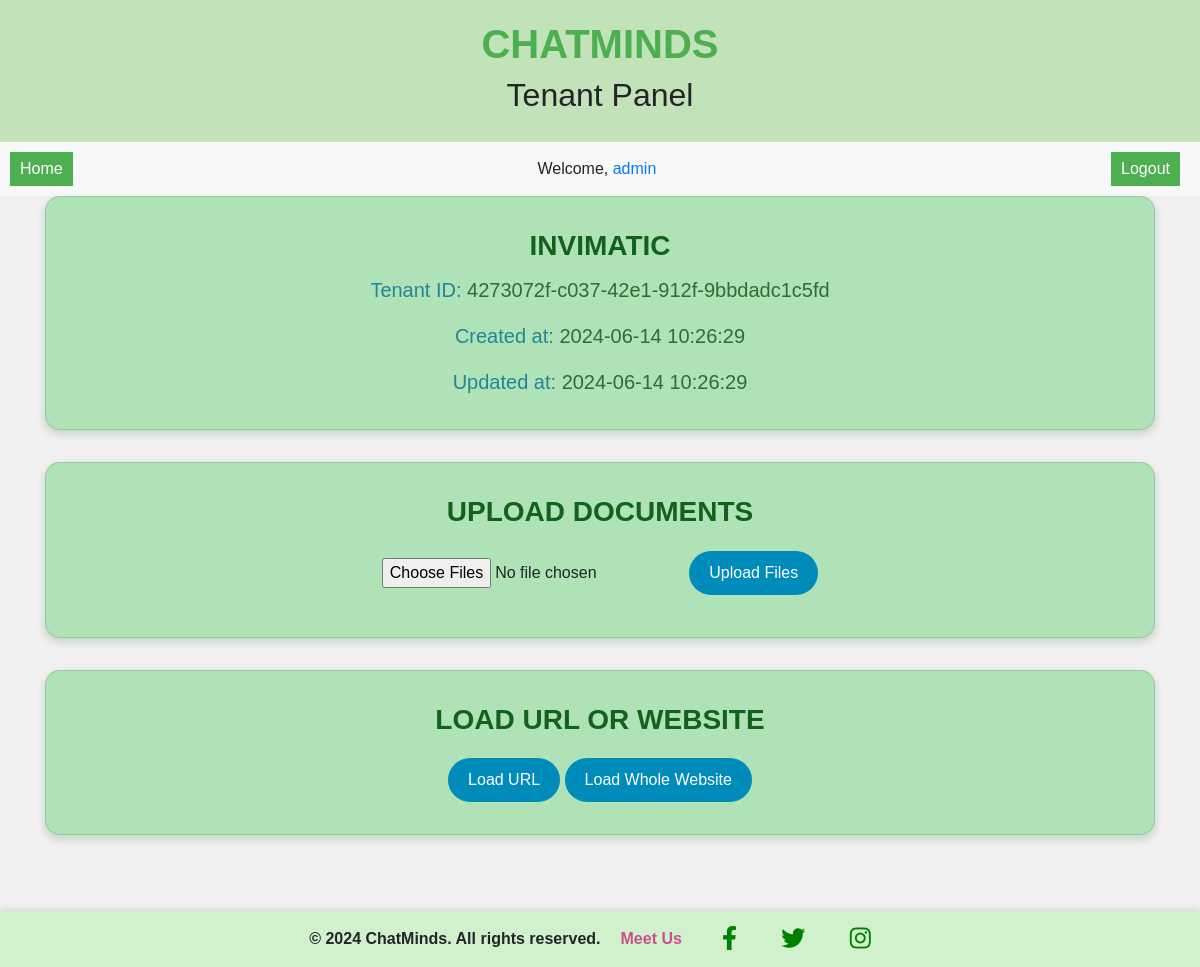
The app's page /load_documents/4273072f-c037-42e1-912f-9bbdadc1c5fd (signed in) with its own data.
### tables this page shows
CREATE TABLE tenants (
                        tenant_id TEXT PRIMARY KEY,
                        tenant_name TEXT,
                        created_at TIMESTAMP DEFAULT CURRENT_TIMESTAMP,
                        updated_at TIMESTAMP DEFAULT CURRENT_TIMESTAMP
                    );

### app.py (the view)
@app.route('/load_documents/<tenant_id>', methods=['GET'])
def load_documents(tenant_id):
    if not is_logged_in():
        return redirect(url_for('login'))
    user_role = session.get('role')
    if user_role == 'admin':
        home_url = '/'
    else:
        home_url = '/tenant_data/' + tenant_id
    conn, cursor = get_db_connection()
    cursor.execute('''SELECT * FROM tenants WHERE tenant_id = ?''', (tenant_id,))
    tenant = cursor.fetchone()
    conn.close()
    tenant_dict = {'tenant_id': tenant[0], 'tenant_name': tenant[1], 'created_at': tenant[2], 'updated_at': tenant[3]}
    return render_template('load_documents.html', username=session.get('username'), tenant=tenant_dict, home_url=home_url)

### app.py (called while the page is built)
def get_db_connection():
    conn = sqlite3.connect('askai.db', check_same_thread=False)
    cursor = conn.cursor()
    return conn, cursor

def is_logged_in():
    return 'username' in session

### templates/load_documents.html (shortened to what this page needs)
<!DOCTYPE html>
<html lang="en">
<head>
    <link rel="stylesheet" href="https://stackpath.bootstrapcdn.com/bootstrap/4.5.2/css/bootstrap.min.css">
    <link rel="stylesheet" href="https://cdnjs.cloudflare.com/ajax/libs/font-awesome/5.15.3/css/all.min.css">
</head>
<body>
    <div style="text-align: center; padding: 20px; background-color: #c2e2b9;">
        <h1 style="font-size: 2.5em; color: #4CAF50; font-weight: bold; text-transform: uppercase;">ChatMinds</h1>
        <h2>Tenant Panel</h2>
    </div>
    <nav>
        <a href="{{ home_url }}">
            <button>Home</button>
        </a>
        <p>Welcome, <span style="color: #4CAF50;"><a href="{{ user_profile_url }}">{{ username }}</a></span></p>
        <button onclick="logout()">Logout</button>
    </nav>
    <div class="container">
        <div class="row">
            <div class="col-12">
                <div class="card">
                    <div class="card-body">
                        <h5 class="card-title">{{ tenant.tenant_name }}</h5>
                        <p class="card-text"><span class="highlight">Tenant ID:</span> {{ tenant.tenant_id }}</p>
                        <p class="card-text"><span class="highlight">Created at:</span> {{ tenant.created_at }}</p>
                        <p class="card-text"><span class="highlight">Updated at:</span> {{ tenant.updated_at }}</p>
                    </div>
                </div>
            </div>
        </div>
    </div>
    <div class="container">
        <div class="card">
            <div class="card-body text-center">
                <h5 class="card-title">Upload Documents</h5>
                <input type="file" id="fileUpload" multiple style="margin-top: 10px;" onchange="toggleCancelButton()">
                <button class="btn-custom" onclick="uploadFiles()">Upload Files</button>
            </div>
        </div>
    </div>
    <div class="container">
        <div class="card">
            <div class="card-body text-center">
                <h5 class="card-title">Load URL or Website</h5>
                <button class="btn-custom" onclick="openUrlPopup()">Load URL</button>
                <button class="btn-custom" onclick="openWebsitePopup()">Load Whole Website</button>
            </div>
        </div>
    </div>
    <footer style="position: fixed; left: 0; bottom: 0; width: 100%; background-color: #d1f1cd; padding: 10px; display: flex; justify-content: center; align-items: center; box-shadow: 0 -2px 5px rgba(0, 0, 0, 0.1);">
        <div style="margin-right: 20px;">
            <p style="margin: 0; font-weight: bold;">&copy; 2024 ChatMinds. All rights reserved.</p>
        </div>
        <div style="margin-right: 20px;">
            <p style="margin: 0; font-weight: bold;"><a href="/about_us" style="color: rgb(201, 80, 146); text-decoration: none;">Meet Us</a></p>
        </div>
        <div>
            <p style="margin: 0; font-weight: bold;">
                <a href="https://www.facebook.com/ChatMinds" target="_blank" style="color: green; margin: 0 20px; font-size: 1.5em;"><i class="fab fa-facebook-f"></i></a>
                <a href="https://www.twitter.com/ChatMinds" target="_blank" style="color: green; margin: 0 20px; font-size: 1.5em;"><i class="fab fa-twitter"></i></a>
                <a href="https://www.instagram.com/ChatMinds" target="_blank" style="color: green; margin: 0 20px; font-size: 1.5em;"><i class="fab fa-instagram"></i></a>
            </p>
        </div>
    </footer>
</body>
</html>

### templates/load_documents.html (style rules this page uses)
body { font-family: Arial, sans-serif; margin: 0; padding: 0 0 100px; background-color: #f0f0f0; }
.card { box-shadow: 0 4px 8px rgba(10, 83, 25, 0.2); transition: box-shadow 0.3s; border-radius: 15px; margin-bottom: 2em; background-color: #B0E2B7; }
.card-body { padding: 2em; border-radius: 15px; }
.card-title { font-size: 1.75em; font-weight: bold; text-align: center; color: #13611D; text-transform: uppercase; }
.card-text { font-size: 1.25em; text-align: center; color: #2D6D36; }
.highlight { color: #248596; }
.btn-custom { background-color: #008CBA; color: white; border: none; border-radius: 25px; padding: 10px 20px; cursor: pointer; margin-top: 10px; transition: background-color 0.3s ease; }
nav { background-color: #f8f8f8; padding: 10px; display: flex; justify-content: space-between; align-items: center; }
nav button { background-color: #4CAF50; color: white; border: none; padding: 5px 10px; cursor: pointer; margin-right: 10px; transition: background-color 0.3s ease; }
nav p { margin: 0; }

### records on screen
tenants: tenant_name "INVIMATIC", tenant_id "4273072f-c037-42e1-912f-9bbdadc1c5fd", created_at "2024-06-14 10:26:29", updated_at "2024-06-14 10:26:29"

### other values on screen
{{ username }} "admin"
